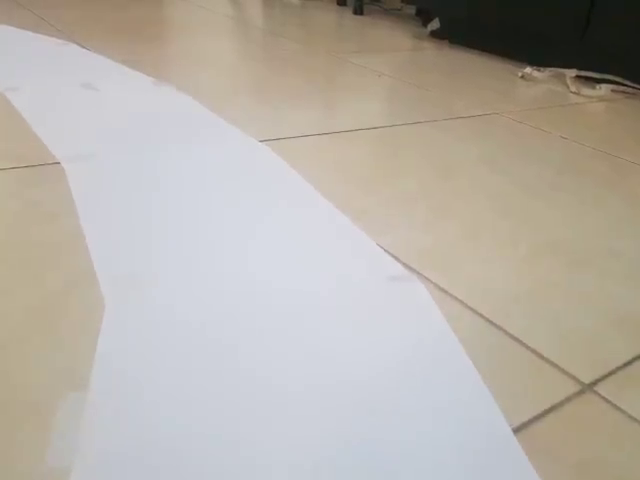
#> input picture frame 73 of src/vid1.mp4, 640 x 480 px
$ python LaneDetectionModule.py
#> lines starting #> are read from the running program, lines starting #| are printed output that depends on the picture; after the words box and inside, x2 and y2 are one past the last pixel; in counts of white or black regions, pixels touching at a corner belong together
### src/utils.py
import cv2
import numpy as np


def thresholding(img):
    imhHSV = cv2.cvtColor(img, cv2.COLOR_BGR2HSV)
    lowerWhite = np.array([80, 0, 0])
    upperWhite = np.array([255, 160, 255])

    # красит белым те пиксели, которые лежат между lowerWhite и upperWhite
    # lowerWhite = (low_H, low_S, low_V)
    # upperWhite = (high_H, high_S, high_V)
    maskWhite = cv2.inRange(imhHSV, lowerWhite, upperWhite)
    return maskWhite


def warpImg(img, points, w, h, inv=False):
    # процедура принимает 4 точки pts1, которые например отразуют трапецию и разворачивает их в прямоугольник,
    # координаты которого обозначены в pts2. Начальная координата (0, 0) и высота h и ширина w.
    # то есть делается преобразование. В данном случае нам необходимо нашу картинку преобразовать в
    # вид сверху, чтобы точно понимать, сколько поворачивать вправо или влево.
    # https://opencv-python-tutroals.readthedocs.io/en/latest/py_tutorials/py_imgproc/py_geometric_transformations/py_geometric_transformations.html
    pts1 = np.float32(points)
    pts2 = np.float32([[0, 0], [w, 0], [0, h], [w, h]])
    if inv:
        matrix = cv2.getPerspectiveTransform(pts2, pts1)
    else:
        matrix = cv2.getPerspectiveTransform(pts1, pts2)
    imgWarp = cv2.warpPerspective(img, matrix, (w, h))
    return imgWarp


def nothing(a):
    pass


# [17 lines left out: functions initializeTrackbars, valTrackbars, not called in this run]


def drawPoints(img, points):
    for x in range(0, 4):
        cv2.circle(img, (int(points[x][0]), int(points[x][1])), 15, (0, 0, 255), cv2.FILLED)
    return img


def getHistogram(img, display=False, minVal=0.1, region=1):
    # находим сумму значений пикселей для каждого столбца в изображении.
    # если сумма в столбце большая, значит там много белых пикселей=255, значит идет поворот в эту сторону
    # мы делим на region, потому что мы хотим знать середину нашей полосы. Если мы возьмем все изображение,
    # то при резком повороте середина сместится с середины полосы в сторону поворота, а нам нужна именно середина полосы,
    # поэтому мы возьмем нижнюю часть изображения и суммируем ее, чтобы найти середину полосы
    if region == 1:
        histValues = np.sum(img, axis=0)
    else:
        # histValues = np.sum(img[img.shape[0]//region:,:], axis=0)
        histValues = np.sum(img[img.shape[0] - img.shape[0] // region:, :], axis=0)

    # находим макимльное значение
    maxValue = np.max(histValues)
    # все, что меньше минимального значения будем считать шумом
    minValue = minVal * maxValue

    # оставляем индексы столбцов с суммами выше минимального
    indexArray = np.where(histValues >= minValue)  # ALL INDICES WITH MIN VALUE OR ABOVE
    # print(indexArray)

    # среднее и будет серединой нашей полосы
    basePoint = int(np.average(indexArray))  # AVERAGE ALL MAX INDICES VALUES
    # print(basePoint)

    if display:
        imgHist = np.zeros((img.shape[0], img.shape[1], 3), np.uint8)
        for x, intensity in enumerate(histValues):
            # print(intensity)
            if intensity > minValue:
                # фиолетовый
                color = (255, 0, 255)
            else:
                # красный
                color = (0, 0, 255)
            # линия из точки 0, 240 в точку 0, интенсивность/255. Еще делим на регион, чтобы показать, что мы не все изображение смотрим, в только ту часть,
            # которую разворачиваем в прямоугольник
            cv2.line(imgHist, (x, img.shape[0]), (x, img.shape[0] - (intensity // 255 // region)), color, 1)
        # х - это середина нашей полосы, а y - это высота изображения
        cv2.circle(imgHist, (basePoint, img.shape[0]), 20, (0, 255, 255), cv2.FILLED)
        return basePoint, imgHist

    return basePoint


def stackImages(scale, imgArray):
    rows = len(imgArray)
    cols = len(imgArray[0])
    rowsAvailable = isinstance(imgArray[0], list)
    width = imgArray[0][0].shape[1]
    height = imgArray[0][0].shape[0]
    if rowsAvailable:
        for x in range(0, rows):
            for y in range(0, cols):
                if imgArray[x][y].shape[:2] == imgArray[0][0].shape[:2]:
                    imgArray[x][y] = cv2.resize(imgArray[x][y], (0, 0), None, scale, scale)
                else:
                    imgArray[x][y] = cv2.resize(imgArray[x][y], (imgArray[0][0].shape[1], imgArray[0][0].shape[0]),
                                                None, scale, scale)
                if len(imgArray[x][y].shape) == 2: imgArray[x][y] = cv2.cvtColor(imgArray[x][y], cv2.COLOR_GRAY2BGR)
        imageBlank = np.zeros((height, width, 3), np.uint8)
        hor = [imageBlank] * rows
        hor_con = [imageBlank] * rows
        for x in range(0, rows):
            hor[x] = np.hstack(imgArray[x])
        ver = np.vstack(hor)
    else:
        for x in range(0, rows):
            if imgArray[x].shape[:2] == imgArray[0].shape[:2]:
                imgArray[x] = cv2.resize(imgArray[x], (0, 0), None, scale, scale)
            else:
                imgArray[x] = cv2.resize(imgArray[x], (imgArray[0].shape[1], imgArray[0].shape[0]), None, scale, scale)
            if len(imgArray[x].shape) == 2: imgArray[x] = cv2.cvtColor(imgArray[x], cv2.COLOR_GRAY2BGR)
        hor = np.hstack(imgArray)
        ver = hor
    return ver

### src/LaneDetectionModule.py
import cv2
import numpy as np
import utils

curveList = []
avgVal = 10


def getLaneCurve(img, display=0):
    imgResult = img.copy()
    ### STEP 1
    # отделяем нашу белую полосу дороги от всего остального
    imgThres = utils.thresholding(img)

    ### STEP 2
    # развернем каждый кадр так, чтобы был вид сверху. Так мы поймем, насколько точно происходит поворот на нашей полосе движения
    hT, wT, c = img.shape

    global intialTrackbarVals

    widthTop = intialTrackbarVals[0]
    heightTop = intialTrackbarVals[1]
    widthBottom = intialTrackbarVals[2]
    heightBottom = intialTrackbarVals[3]

    # начальные точки кадра, которые мы размернем в прямоугольник
    points = np.float32([(widthTop, heightTop), (wT - widthTop, heightTop),
                         (widthBottom, heightBottom), (wT - widthBottom, heightBottom)])
    imgWarp = utils.warpImg(imgThres, points, wT, hT)

    # для поиска точек Perspective Transformation
    imgCopy = img.copy()
    # points = utils.valTrackbars()
    imgWarpPoints = utils.drawPoints(imgCopy, points)
    # cv2.imshow('WarpPoints', imgWarpPoints)

    ### STEP 3
    # находим середину всей картинки и середину нижней части изображения,
    # если мы их вычтем, то получим значение поворота
    middlePoint, imgHist = utils.getHistogram(imgWarp, display=True, minVal=0.5, region=3)
    curveAveragePoint, imgHist = utils.getHistogram(imgWarp, display=True, minVal=0.9, region=1)
    curveRaw = curveAveragePoint - middlePoint

    ### STEP 4
    # храним только последние avgVal значений поворота и усредняем их, чтобы понять какой надо сделать плавный поворот
    curveList.append(curveRaw)
    if len(curveList) > avgVal:
        curveList.pop(0)
    curve = int(sum(curveList) / len(curveList))

    ### STEP 5 Display results
    if display != 0:
        imgInvWarp = utils.warpImg(imgWarp, points, wT, hT, inv=True)
        imgInvWarp = cv2.cvtColor(imgInvWarp, cv2.COLOR_GRAY2BGR)
        imgInvWarp[0:hT // 3, 0:wT] = 0, 0, 0
        imgLaneColor = np.zeros_like(img)
        imgLaneColor[:] = 0, 255, 0
        imgLaneColor = cv2.bitwise_and(imgInvWarp, imgLaneColor)
        imgResult = cv2.addWeighted(imgResult, 1, imgLaneColor, 1, 0)
        midY = 450
        cv2.putText(imgResult, str(curve), (wT // 2 - 80, 85), cv2.FONT_HERSHEY_COMPLEX, 2, (255, 0, 255), 3)
        cv2.line(imgResult, (wT // 2, midY), (wT // 2 + (curve * 3), midY), (255, 0, 255), 5)
        cv2.line(imgResult, ((wT // 2 + (curve * 3)), midY - 25), (wT // 2 + (curve * 3), midY + 25), (0, 255, 0), 5)
        for x in range(-30, 30):
            w = wT // 20
            cv2.line(imgResult, (w * x + int(curve // 50), midY - 10),
                     (w * x + int(curve // 50), midY + 10), (0, 0, 255), 2)
       # fps = cv2.getTickFrequency() / (cv2.getTickCount() - timer);
       # cv2.putText(imgResult, 'FPS ' + str(int(fps)), (20, 40), cv2.FONT_HERSHEY_SIMPLEX, 1, (230, 50, 50), 3);
    if display == 2:
        imgStacked = utils.stackImages(0.7, ([img, imgWarpPoints, imgWarp],
                                             [imgHist, imgLaneColor, imgResult]))
        cv2.imshow('ImageStack', imgStacked)
    elif display == 1:
        cv2.imshow('Result', imgResult)

   # cv2.imshow('Thres', imgThres)
   # cv2.imshow('imgWarp', imgWarp)
   # cv2.imshow('Hist', imgHist)

    # Нормализация
    curve = curve/ 100
    if curve > 1: curve = 1
    if curve < -1: curve = -1

    return curve


if __name__ == '__main__':
    cap = cv2.VideoCapture('vid1.mp4')

    # получили точки, которые надо развернуть в прямоугольник, опытным путем
    intialTrackbarVals = [96, 107, 41, 218]

    # для поиска точек Perspective Transformation
    # utils.initializeTrackbars(intialTrackbarVals)

    frameCounter = 0

    while True:

        # делаем бесконечный луп видео
        frameCounter += 1
        if cap.get(cv2.CAP_PROP_FRAME_COUNT) == frameCounter:
            cap.set(cv2.CAP_PROP_POS_FRAMES, 0)
            frameCounter = 0

        success, img = cap.read()
#> img is the input picture: shape (480, 640, 3); mean B, G, R 167.4, 175.7, 181.8
        img = cv2.resize(img, (480, 240))
#> img: shape (240, 480, 3)

        curve = getLaneCurve(img, display=2)
#> in thresholding, `imhHSV = cv2.cvtColor(img, cv2.COLOR_BGR2HSV)`: imhHSV: shape (240, 480, 3); mean H, S, V 60.4, 35.7, 186.3
#> in thresholding, `maskWhite = cv2.inRange(imhHSV, lowerWhite, upperWhite)`:
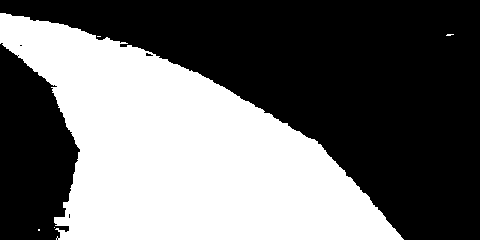
#> maskWhite: shape (240, 480); 42.3% white; 5 white regions (4 under 20 px), largest, box (x1, y1, x2, y2) and area: (0, 13, 404, 240) 48717
#> after the loop in drawPoints, `for x in range(0, 4):`:
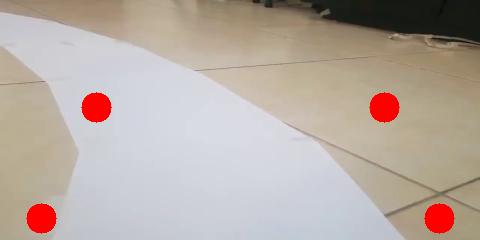
#> img: shape (240, 480, 3); mean B, G, R 163.4, 171.3, 183.6
#> in getHistogram, `histValues = np.sum(img[img.shape[0] - img.shape[0] // region:, :], ax..`: histValues = 480 values, max 20400 at index 29, min 0 at index 0, mean 16168.4
#> in getHistogram, `maxValue = np.max(histValues)`: maxValue = 20400
#> in getHistogram, `minValue = minVal * maxValue`: minValue = 10200
#> in getHistogram, `basePoint = int(np.average(indexArray))`: basePoint = 211
#> the loop in getHistogram, `for x, intensity in enumerate(histValues):` made 480 passes
#> (intensity, color) on passes 1 to 12: (0, (0, 0, 255)), (0, (0, 0, 255)), (0, (0, 0, 255)), (0, (0, 0, 255)), (0, (0, 0, 255)), (0, (0, 0, 255)), (0, (0, 0, 255)), (0, (0, 0, 255)), (0, (0, 0, 255)), (0, (0, 0, 255)), (0, (0, 0, 255)), (0, (0, 0, 255))
#> color on passes 61 to 66: (255, 0, 255), (255, 0, 255), (255, 0, 255), (255, 0, 255), (255, 0, 255), (255, 0, 255)
#> in getHistogram, `cv2.circle(imgHist, (basePoint, img.shape[0]), 20, (0, 255, 255), cv2...`:
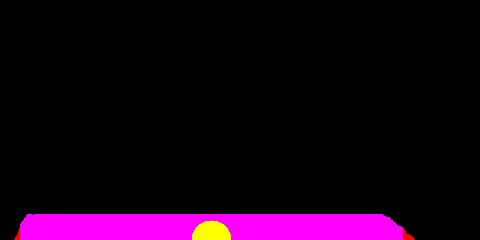
#> imgHist: shape (240, 480, 3); mean of channels 0, 1, 2 20.3, 1.3, 21.9; drawn as B, G, R
#> call 2 of getHistogram, with display = True, minVal = 0.9, region = 1
#> in getHistogram (call 2), `histValues = np.sum(img, axis=0)`: histValues = 480 values, max 61200 at index 29, min 0 at index 417, mean 44458.5
#> in getHistogram (call 2), `maxValue = np.max(histValues)`: maxValue = 61200
#> in getHistogram (call 2), `minValue = minVal * maxValue`: minValue = 55080
#> in getHistogram (call 2), `basePoint = int(np.average(indexArray))`: basePoint = 157
#> the loop in getHistogram (call 2), `for x, intensity in enumerate(histValues):` made 480 passes
#> (intensity, color) on passes 1 to 12: (26414, (0, 0, 255)), (26637, (0, 0, 255)), (26948, (0, 0, 255)), (27217, (0, 0, 255)), (27459, (0, 0, 255)), (27877, (0, 0, 255)), (28714, (0, 0, 255)), (30218, (0, 0, 255)), (31773, (0, 0, 255)), (33616, (0, 0, 255)), (35812, (0, 0, 255)), (37457, (0, 0, 255))
#> in getHistogram (call 2), `cv2.circle(imgHist, (basePoint, img.shape[0]), 20, (0, 255, 255), cv2...`:
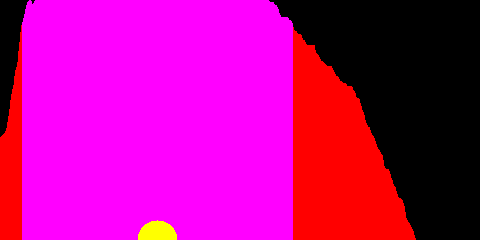
#> imgHist: shape (240, 480, 3); mean of channels 0, 1, 2 141.8, 1.3, 185.1; drawn as B, G, R
#> in getLaneCurve, `curveRaw = curveAveragePoint - middlePoint`: curveRaw = -54
#> in getLaneCurve, `imgLaneColor = cv2.bitwise_and(imgInvWarp, imgLaneColor)`:
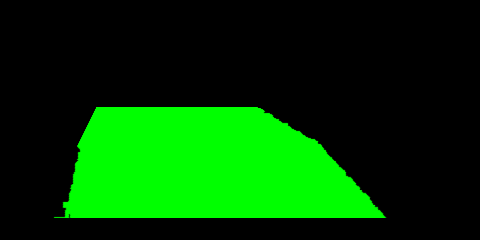
#> imgLaneColor: shape (240, 480, 3); mean B, G, R 0, 62.6, 0
#> in getLaneCurve, `cv2.putText(imgResult, str(curve), (wT // 2 - 80, 85), cv2.FONT_HERSHE..`:
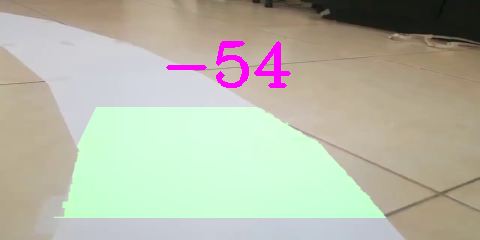
#> imgResult: shape (240, 480, 3); mean B, G, R 168.6, 184.3, 182.7
#> after the loop in stackImages, `for x in range(0, rows):`: hor = 2 items
#> in stackImages, `ver = np.vstack(hor)`:
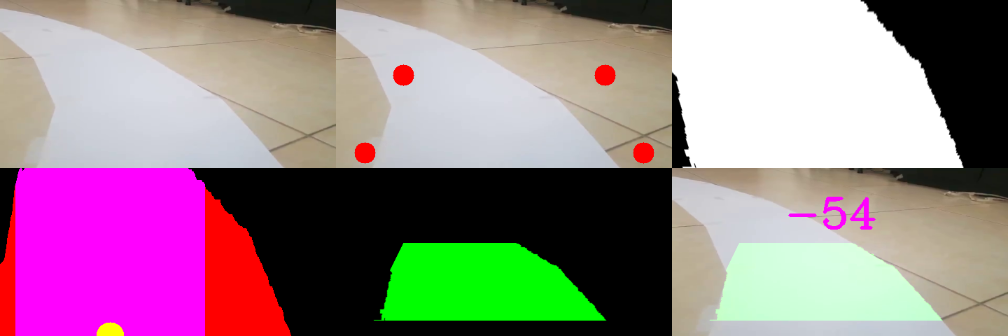
#> ver: shape (336, 1008, 3); mean of channels 0, 1, 2 137.7, 130.1, 153; drawn as B, G, R
#> in getLaneCurve, `curve = curve/ 100`: curve = -0.54
#> curve = -0.54
        print(curve)
#| -0.54

       # cv2.imshow('vid', img)

        if (cv2.waitKey(1) & 0xFF == 27):
#> (key Esc is pressed here)
            break

    cap.release()
    cv2.destroyAllWindows()

$ run again, starting later in the video
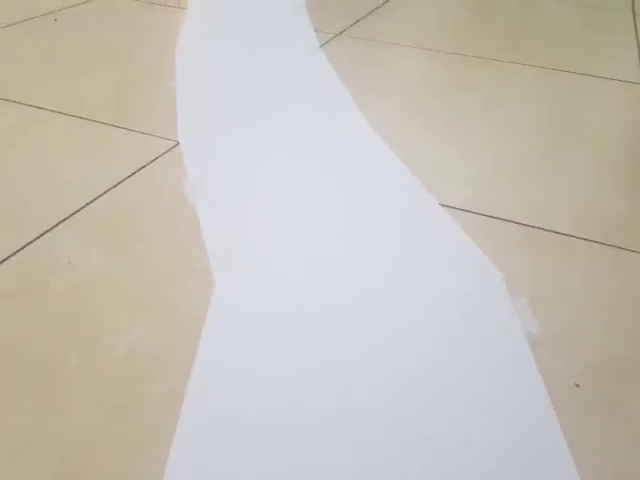
#> input picture frame 329 of src/vid1.mp4, 640 x 480 px
#> img is the input picture: shape (480, 640, 3); mean B, G, R 184.2, 192.9, 198.1
#> imhHSV: shape (240, 480, 3); mean H, S, V 59.1, 30.5, 202.7
#> maskWhite: shape (240, 480); 41.3% white; 1 white region, box (x1, y1, x2, y2) and area: (123, 0, 435, 240) 47612
#> in getHistogram, `histValues = np.sum(img[img.shape[0] - img.shape[0] // region:, :], ax..`: histValues = 480 values, max 20400 at index 119, min 0 at index 0, mean 14595.6
#> maxValue = 20400
#> minValue = 10200
#> basePoint = 284
#> curveAveragePoint = 266
#> curveRaw = -18
#> in getLaneCurve, `cv2.putText(imgResult, str(curve), (wT // 2 - 80, 85), cv2.FONT_HERSHE..`:
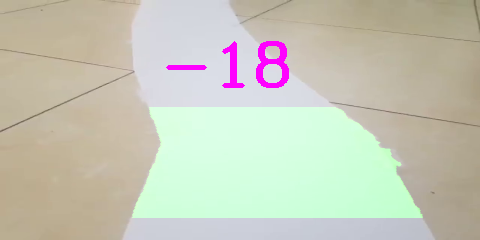
#> imgResult: shape (240, 480, 3); mean B, G, R 184.6, 200, 198.6
#> after the loop in stackImages, `for x in range(0, rows):`: hor = 2 items
#> in stackImages, `ver = np.vstack(hor)`:
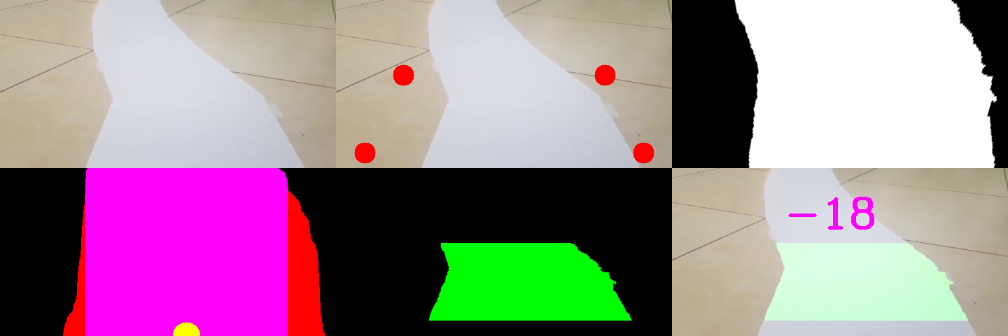
#> ver: shape (336, 1008, 3); mean of channels 0, 1, 2 146.2, 136.2, 158; drawn as B, G, R
#> in getLaneCurve, `curve = curve/ 100`: curve = -0.18
#| -0.18

$ run again, starting later in the video
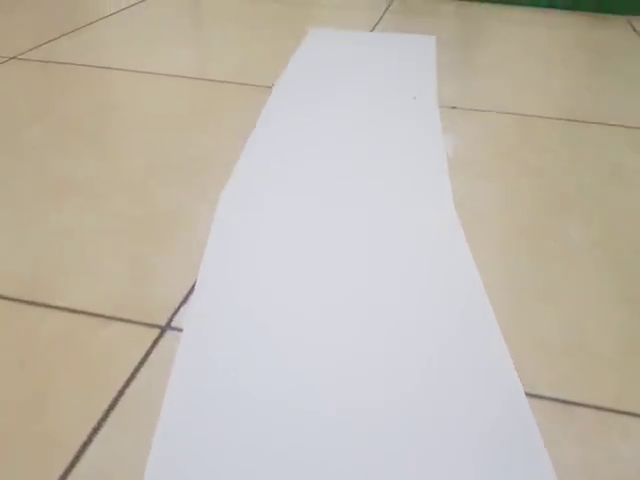
#> input picture frame 586 of src/vid1.mp4, 640 x 480 px
#> img is the input picture: shape (480, 640, 3); mean B, G, R 174.5, 185.8, 192.9
#> imhHSV: shape (240, 480, 3); mean H, S, V 58.2, 34.5, 196.3
#> maskWhite: shape (240, 480); 39% white; 2 white regions (1 under 20 px), largest, box (x1, y1, x2, y2) and area: (109, 16, 418, 240) 44883
#> in getHistogram, `histValues = np.sum(img[img.shape[0] - img.shape[0] // region:, :], ax..`: histValues = 480 values, max 20400 at index 98, min 0 at index 0, mean 14513.5
#> maxValue = 20400
#> minValue = 10200
#> basePoint = 263
#> the loop in getHistogram, `for x, intensity in enumerate(histValues):` made 480 passes
#> color on passes 1 to 8: (0, 0, 255), (0, 0, 255), (0, 0, 255), (0, 0, 255), (0, 0, 255), (0, 0, 255), (0, 0, 255), (0, 0, 255)
#> curveAveragePoint = 259
#> curveRaw = -4
#> in getLaneCurve, `cv2.putText(imgResult, str(curve), (wT // 2 - 80, 85), cv2.FONT_HERSHE..`:
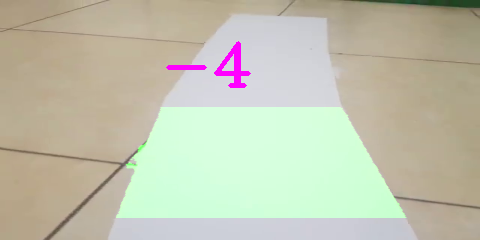
#> imgResult: shape (240, 480, 3); mean B, G, R 174.8, 194.3, 193.3
#> after the loop in stackImages, `for x in range(0, rows):`: hor = 2 items
#> in stackImages, `ver = np.vstack(hor)`:
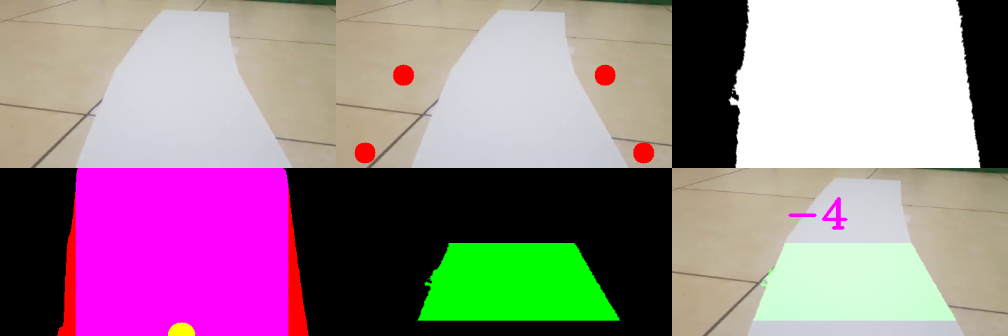
#> ver: shape (336, 1008, 3); mean of channels 0, 1, 2 142.2, 132.4, 154.6; drawn as B, G, R
#> in getLaneCurve, `curve = curve/ 100`: curve = -0.04
#| -0.04
